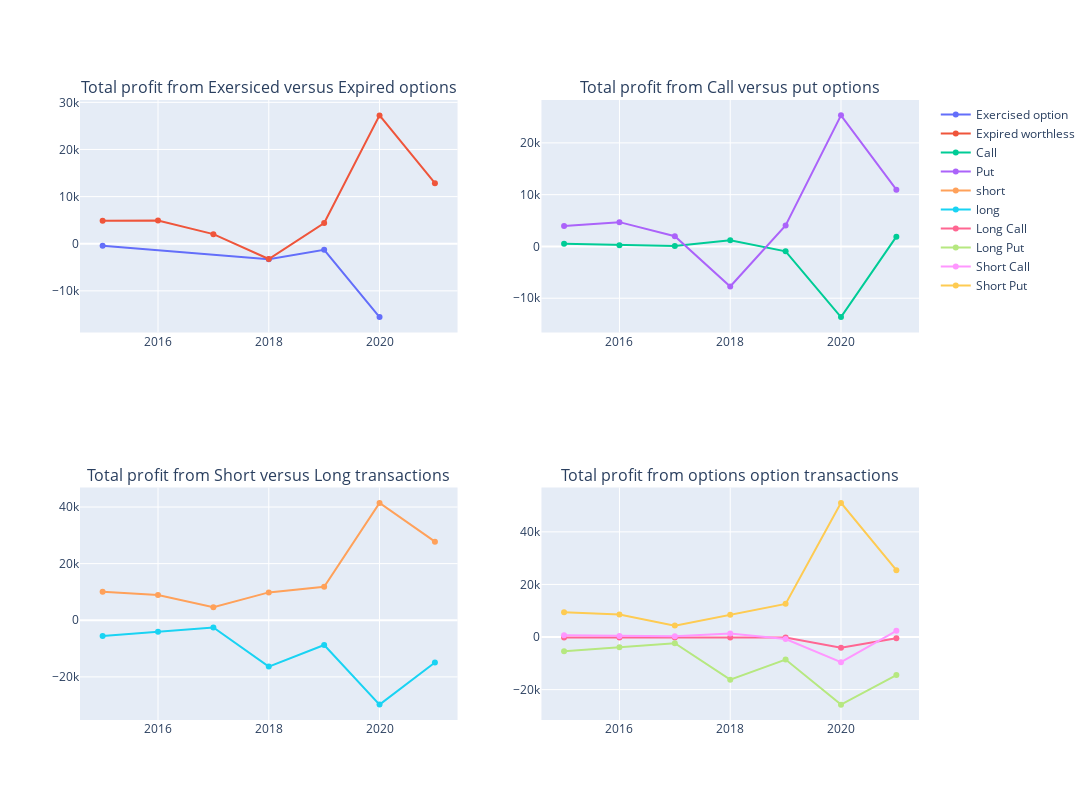

Notebook source saved alongside this figure:
### Code cell
fig = make_subplots(rows=2, cols=2, subplot_titles = ['Total profit from Exersiced versus Expired options', 'Total profit from Call versus put options', 
                                                      'Total profit from Short versus Long transactions', 'Total profit from options option transactions'])

fig.add_trace(go.Line(x=exer["Year"], y=exer["Total Profit/Loss"], name = 'Exercised option'), row=1, col=1)
fig.add_trace(go.Line(x=exp["Year"], y=exp["Total Profit/Loss"], name = 'Expired worthless'), row=1, col=1)

fig.add_trace(go.Line(x=call["Year"], y=call["Total Profit/Loss"], name = 'Call'), row=1, col=2)
fig.add_trace(go.Line(x=put["Year"], y=put["Total Profit/Loss"], name = 'Put'), row=1,col=2)

fig.add_trace(go.Line(x=short["Year"], y=short["Total Profit/Loss"], name = 'short'), row=2, col=1)
fig.add_trace(go.Line(x=long["Year"], y=long["Total Profit/Loss"], name = 'long'), row=2,col=1)

fig.add_trace(go.Line(x=Long_call["Year"], y=Long_call["Total Profit/Loss"], name = 'Long Call'), row=2, col=2)
fig.add_trace(go.Line(x=long_put["Year"], y=long_put["Total Profit/Loss"], name = 'Long Put'),  row=2,col=2)
fig.add_trace(go.Line(x=short_call["Year"], y=short_call["Total Profit/Loss"], name = 'Short Call'), row=2, col=2)
fig.add_trace(go.Line(x=short_put["Year"], y=short_put["Total Profit/Loss"], name = 'Short Put'),  row=2,col=2)

fig.update_layout(height=800, width=1100)
fig.show()

### Figure 1 — Plotly figure (JSON) as saved in the notebook; plotly's stock layout.template omitted (floating-point values rounded to 4 significant figures)
{"data": [{"name": "Exercised option", "type": "scatter", "x": [2015, 2018, 2019, 2020], "xaxis": "x", "y": [-412.0, -3282.0, -1284.0, -15580.0], "yaxis": "y"}, {"name": "Expired worthless", "type": "scatter", "x": [2015, 2016, 2017, 2018, 2019, 2020, 2021], "xaxis": "x", "y": [4890, 4916, 2034, -3248, 4385, 27239, 12845], "yaxis": "y"}, {"name": "Call", "type": "scatter", "x": [2015, 2016, 2017, 2018, 2019, 2020, 2021], "xaxis": "x2", "y": [511, 227, 69, 1204, -940.0, -13650.0, 1886], "yaxis": "y2"}, {"name": "Put", "type": "scatter", "x": [2015, 2016, 2017, 2018, 2019, 2020, 2021], "xaxis": "x2", "y": [3967.0, 4689, 1965, -7734.0, 4041, 25306, 10959], "yaxis": "y2"}, {"name": "short", "type": "scatter", "x": [2015, 2016, 2017, 2018, 2019, 2020, 2021], "xaxis": "x3", "y": [10050.0, 8953, 4595, 9840.0, 11820.0, 41450.0, 27755], "yaxis": "y3"}, {"name": "long", "type": "scatter", "x": [2015, 2016, 2017, 2018, 2019, 2020, 2021], "xaxis": "x3", "y": [-5569, -4037, -2561, -16370, -8721, -29795, -14910], "yaxis": "y3"}, {"name": "Long Call", "type": "scatter", "x": [2015, 2016, 2017, 2018, 2019, 2020, 2021], "xaxis": "x4", "y": [-139, -156, -186, -168, -154, -4088, -456], "yaxis": "y4"}, {"name": "Long Put", "type": "scatter", "x": [2015, 2016, 2017, 2018, 2019, 2020, 2021], "xaxis": "x4", "y": [-5430, -3881, -2375, -16202, -8567, -25707, -14454], "yaxis": "y4"}, {"name": "Short Call", "type": "scatter", "x": [2015, 2016, 2017, 2018, 2019, 2020, 2021], "xaxis": "x4", "y": [650, 383, 255, 1372, -786.0, -9560.0, 2342], "yaxis": "y4"}, {"name": "Short Put", "type": "scatter", "x": [2015, 2016, 2017, 2018, 2019, 2020, 2021], "xaxis": "x4", "y": [9397.0, 8570, 4340, 8468.0, 12608, 51013, 25413], "yaxis": "y4"}], "layout": {"annotations": [{"font": {"size": 16}, "showarrow": false, "text": "Total profit from Exersiced versus Expired options", "x": 0.225, "xanchor": "center", "xref": "paper", "y": 1, "yanchor": "bottom", "yref": "paper"}, {"font": {"size": 16}, "showarrow": false, "text": "Total profit from Call versus put options", "x": 0.775, "xanchor": "center", "xref": "paper", "y": 1, "yanchor": "bottom", "yref": "paper"}, {"font": {"size": 16}, "showarrow": false, "text": "Total profit from Short versus Long transactions", "x": 0.225, "xanchor": "center", "xref": "paper", "y": 0.375, "yanchor": "bottom", "yref": "paper"}, {"font": {"size": 16}, "showarrow": false, "text": "Total profit from options option transactions", "x": 0.775, "xanchor": "center", "xref": "paper", "y": 0.375, "yanchor": "bottom", "yref": "paper"}], "height": 800, "width": 1100, "xaxis": {"anchor": "y", "autorange": true, "domain": [0, 0.45], "range": [2015.0, 2021.0], "type": "linear"}, "xaxis2": {"anchor": "y2", "autorange": true, "domain": [0.55, 1], "range": [2015.0, 2021.0], "type": "linear"}, "xaxis3": {"anchor": "y3", "autorange": true, "domain": [0, 0.45], "range": [2015.0, 2021.0], "type": "linear"}, "xaxis4": {"anchor": "y4", "autorange": true, "domain": [0.55, 1], "range": [2015.0, 2021.0], "type": "linear"}, "yaxis": {"anchor": "x", "autorange": true, "domain": [0.625, 1], "range": [-18840.0, 30500.0], "type": "linear"}, "yaxis2": {"anchor": "x2", "autorange": true, "domain": [0.625, 1], "range": [-16620.0, 28270.0], "type": "linear"}, "yaxis3": {"anchor": "x3", "autorange": true, "domain": [0, 0.375], "range": [-35220.0, 46880.0], "type": "linear"}, "yaxis4": {"anchor": "x4", "autorange": true, "domain": [0, 0.375], "range": [-31550.0, 56860.0], "type": "linear"}}}
